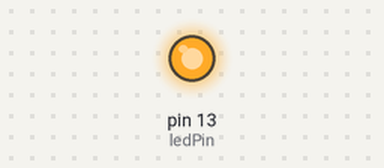
Simulated run of this sketch. Board: Arduino Uno, built with avr-gcc and run on an emulated ATmega328P. On the bench: output pins drawn as LEDs (lit = HIGH).

Above: at 0.1 s.
At 7.9 s:
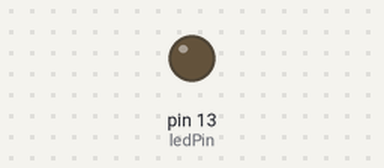
Timing chart, 0 to 9.4 s (numbered marks = the images above):
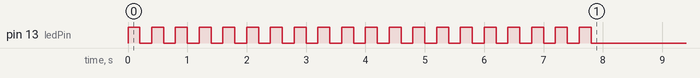

The sketch:

blink_function_params.ino
```cpp
// blink_function_params
const int ledPin = 13;

void setup() {
  pinMode(ledPin, OUTPUT);
  blink(ledPin, 20, 200);
}

void loop() {
}

void blink(int pin, int times, int period) {
  for (int i = 1; i <= times; i++) {
    digitalWrite(pin, HIGH);
    delay(period);
    digitalWrite(pin, LOW);
    delay(period);
  }
}
```
